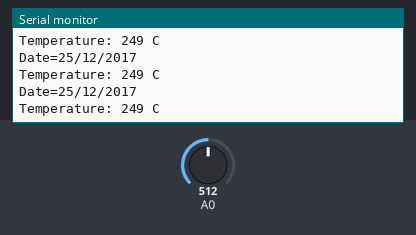
Bench run of a sketch on a simulated Arduino Uno, built with avr-gcc and run on an emulated ATmega328P. On the bench: the last lines printed to the serial monitor. The inputs (shaded band) are chosen by the test bench; at power-on: A0 = 512.

Above: at 4.2 s.
4.3 s: A0 set to 23
At 4.7 s:
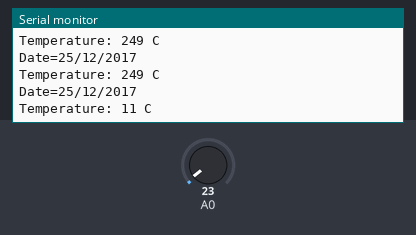
7.3 s: A0 set to 19
At 7.46 s:
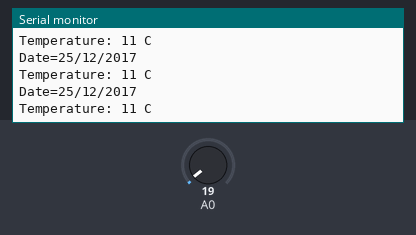
Timing chart, 0 to 10.3 s (numbered marks = the images above; inputs shaded):
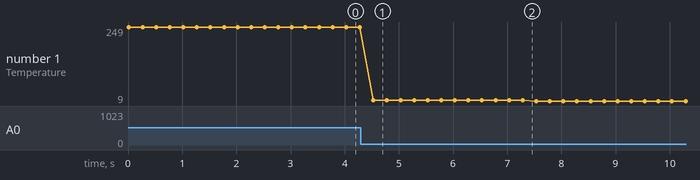

Measured:
- after the input at 4.3 s, the serial monitor: prints a new line after 0.23 s (image 1)
- plotted number 1: 249 → 11 after the input at 4.3 s, 11 → 9 after the input at 7.3 s

The sketch:

temperature_thermometer.ino
```cpp
void setup() {
  // put your setup code here, to run once:


}

void loop() {
  // put your main code here, to run repeatedly:
    Serial.begin(9600);
  int temp=analogRead(A0);
  int temp1=(temp*4.88)/10;
  Serial.print("\nDate=25/12/2017");
  Serial.print("\nTemperature: ");
  Serial.print(temp1);
  Serial.print(" C");
  delay(250);


}
```
